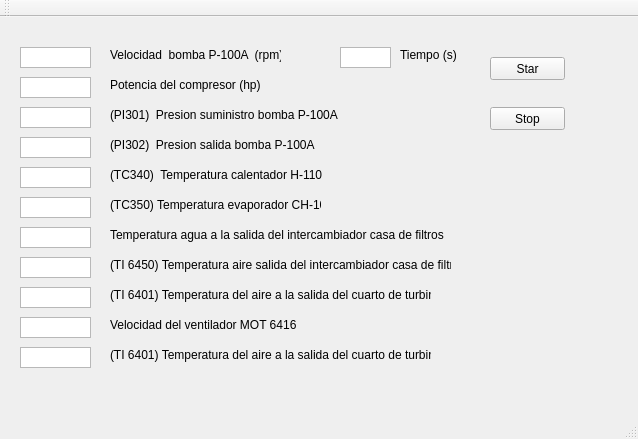
<?xml version="1.0" encoding="UTF-8"?>
<ui version="4.0">
 <class>aire_ventilacion_combustion</class>
 <widget class="QMainWindow" name="aire_ventilacion_combustion">
  <property name="geometry">
   <rect>
    <x>0</x>
    <y>0</y>
    <width>638</width>
    <height>439</height>
   </rect>
  </property>
  <property name="windowTitle">
   <string>aire_ventilacion_combustion</string>
  </property>
  <widget class="QWidget" name="centralWidget">
   <widget class="QPushButton" name="Star">
    <property name="geometry">
     <rect>
      <x>490</x>
      <y>40</y>
      <width>75</width>
      <height>23</height>
     </rect>
    </property>
    <property name="text">
     <string>Star</string>
    </property>
   </widget>
   <widget class="QPushButton" name="Stop">
    <property name="geometry">
     <rect>
      <x>490</x>
      <y>90</y>
      <width>75</width>
      <height>23</height>
     </rect>
    </property>
    <property name="text">
     <string>Stop</string>
    </property>
   </widget>
   <widget class="QTextEdit" name="txt1">
    <property name="geometry">
     <rect>
      <x>20</x>
      <y>30</y>
      <width>71</width>
      <height>21</height>
     </rect>
    </property>
    <property name="verticalScrollBarPolicy">
     <enum>Qt::ScrollBarAlwaysOff</enum>
    </property>
    <property name="horizontalScrollBarPolicy">
     <enum>Qt::ScrollBarAlwaysOff</enum>
    </property>
   </widget>
   <widget class="QTextEdit" name="txt2">
    <property name="geometry">
     <rect>
      <x>340</x>
      <y>30</y>
      <width>51</width>
      <height>21</height>
     </rect>
    </property>
    <property name="verticalScrollBarPolicy">
     <enum>Qt::ScrollBarAlwaysOff</enum>
    </property>
    <property name="horizontalScrollBarPolicy">
     <enum>Qt::ScrollBarAlwaysOff</enum>
    </property>
   </widget>
   <widget class="QTextEdit" name="txt3">
    <property name="geometry">
     <rect>
      <x>20</x>
      <y>60</y>
      <width>71</width>
      <height>21</height>
     </rect>
    </property>
    <property name="verticalScrollBarPolicy">
     <enum>Qt::ScrollBarAlwaysOff</enum>
    </property>
    <property name="horizontalScrollBarPolicy">
     <enum>Qt::ScrollBarAlwaysOff</enum>
    </property>
   </widget>
   <widget class="QLabel" name="label">
    <property name="geometry">
     <rect>
      <x>110</x>
      <y>30</y>
      <width>171</width>
      <height>16</height>
     </rect>
    </property>
    <property name="text">
     <string>Velocidad  bomba P-100A  (rpm)</string>
    </property>
   </widget>
   <widget class="QLabel" name="label_2">
    <property name="geometry">
     <rect>
      <x>400</x>
      <y>30</y>
      <width>61</width>
      <height>16</height>
     </rect>
    </property>
    <property name="text">
     <string>Tiempo (s)</string>
    </property>
   </widget>
   <widget class="QLabel" name="label_3">
    <property name="geometry">
     <rect>
      <x>110</x>
      <y>60</y>
      <width>171</width>
      <height>16</height>
     </rect>
    </property>
    <property name="text">
     <string>Potencia del compresor (hp)</string>
    </property>
   </widget>
   <widget class="QTextEdit" name="txt4">
    <property name="geometry">
     <rect>
      <x>20</x>
      <y>90</y>
      <width>71</width>
      <height>21</height>
     </rect>
    </property>
    <property name="verticalScrollBarPolicy">
     <enum>Qt::ScrollBarAlwaysOff</enum>
    </property>
    <property name="horizontalScrollBarPolicy">
     <enum>Qt::ScrollBarAlwaysOff</enum>
    </property>
   </widget>
   <widget class="QLabel" name="label_4">
    <property name="geometry">
     <rect>
      <x>110</x>
      <y>90</y>
      <width>241</width>
      <height>16</height>
     </rect>
    </property>
    <property name="text">
     <string>(PI301)  Presion suministro bomba P-100A  </string>
    </property>
   </widget>
   <widget class="QTextEdit" name="txt5">
    <property name="geometry">
     <rect>
      <x>20</x>
      <y>120</y>
      <width>71</width>
      <height>21</height>
     </rect>
    </property>
    <property name="verticalScrollBarPolicy">
     <enum>Qt::ScrollBarAlwaysOff</enum>
    </property>
    <property name="horizontalScrollBarPolicy">
     <enum>Qt::ScrollBarAlwaysOff</enum>
    </property>
   </widget>
   <widget class="QLabel" name="label_5">
    <property name="geometry">
     <rect>
      <x>110</x>
      <y>120</y>
      <width>241</width>
      <height>16</height>
     </rect>
    </property>
    <property name="text">
     <string>(PI302)  Presion salida bomba P-100A  </string>
    </property>
   </widget>
   <widget class="QLabel" name="label_6">
    <property name="geometry">
     <rect>
      <x>110</x>
      <y>150</y>
      <width>231</width>
      <height>16</height>
     </rect>
    </property>
    <property name="text">
     <string>(TC340)  Temperatura calentador H-110</string>
    </property>
   </widget>
   <widget class="QTextEdit" name="txt6">
    <property name="geometry">
     <rect>
      <x>20</x>
      <y>150</y>
      <width>71</width>
      <height>21</height>
     </rect>
    </property>
    <property name="verticalScrollBarPolicy">
     <enum>Qt::ScrollBarAlwaysOff</enum>
    </property>
    <property name="horizontalScrollBarPolicy">
     <enum>Qt::ScrollBarAlwaysOff</enum>
    </property>
   </widget>
   <widget class="QLabel" name="label_7">
    <property name="geometry">
     <rect>
      <x>110</x>
      <y>180</y>
      <width>211</width>
      <height>16</height>
     </rect>
    </property>
    <property name="text">
     <string>(TC350) Temperatura evaporador CH-100</string>
    </property>
   </widget>
   <widget class="QTextEdit" name="txt7">
    <property name="geometry">
     <rect>
      <x>20</x>
      <y>180</y>
      <width>71</width>
      <height>21</height>
     </rect>
    </property>
    <property name="verticalScrollBarPolicy">
     <enum>Qt::ScrollBarAlwaysOff</enum>
    </property>
    <property name="horizontalScrollBarPolicy">
     <enum>Qt::ScrollBarAlwaysOff</enum>
    </property>
   </widget>
   <widget class="QLabel" name="label_8">
    <property name="geometry">
     <rect>
      <x>110</x>
      <y>240</y>
      <width>341</width>
      <height>16</height>
     </rect>
    </property>
    <property name="text">
     <string>(TI 6450) Temperatura aire salida del intercambiador casa de filtros</string>
    </property>
   </widget>
   <widget class="QTextEdit" name="txt8">
    <property name="geometry">
     <rect>
      <x>20</x>
      <y>210</y>
      <width>71</width>
      <height>21</height>
     </rect>
    </property>
    <property name="verticalScrollBarPolicy">
     <enum>Qt::ScrollBarAlwaysOff</enum>
    </property>
    <property name="horizontalScrollBarPolicy">
     <enum>Qt::ScrollBarAlwaysOff</enum>
    </property>
   </widget>
   <widget class="QLabel" name="label_9">
    <property name="geometry">
     <rect>
      <x>110</x>
      <y>210</y>
      <width>351</width>
      <height>16</height>
     </rect>
    </property>
    <property name="text">
     <string>Temperatura agua a la salida del intercambiador casa de filtros</string>
    </property>
   </widget>
   <widget class="QTextEdit" name="txt9">
    <property name="geometry">
     <rect>
      <x>20</x>
      <y>240</y>
      <width>71</width>
      <height>21</height>
     </rect>
    </property>
    <property name="verticalScrollBarPolicy">
     <enum>Qt::ScrollBarAlwaysOff</enum>
    </property>
    <property name="horizontalScrollBarPolicy">
     <enum>Qt::ScrollBarAlwaysOff</enum>
    </property>
   </widget>
   <widget class="QLabel" name="label_10">
    <property name="geometry">
     <rect>
      <x>110</x>
      <y>270</y>
      <width>321</width>
      <height>16</height>
     </rect>
    </property>
    <property name="text">
     <string>(TI 6401) Temperatura del aire a la salida del cuarto de turbina</string>
    </property>
   </widget>
   <widget class="QTextEdit" name="txt10">
    <property name="geometry">
     <rect>
      <x>20</x>
      <y>270</y>
      <width>71</width>
      <height>21</height>
     </rect>
    </property>
    <property name="verticalScrollBarPolicy">
     <enum>Qt::ScrollBarAlwaysOff</enum>
    </property>
    <property name="horizontalScrollBarPolicy">
     <enum>Qt::ScrollBarAlwaysOff</enum>
    </property>
   </widget>
   <widget class="QLabel" name="label_11">
    <property name="geometry">
     <rect>
      <x>110</x>
      <y>300</y>
      <width>261</width>
      <height>16</height>
     </rect>
    </property>
    <property name="text">
     <string>Velocidad del ventilador MOT 6416</string>
    </property>
   </widget>
   <widget class="QTextEdit" name="txt11">
    <property name="geometry">
     <rect>
      <x>20</x>
      <y>300</y>
      <width>71</width>
      <height>21</height>
     </rect>
    </property>
    <property name="verticalScrollBarPolicy">
     <enum>Qt::ScrollBarAlwaysOff</enum>
    </property>
    <property name="horizontalScrollBarPolicy">
     <enum>Qt::ScrollBarAlwaysOff</enum>
    </property>
   </widget>
   <widget class="QTextEdit" name="txt12">
    <property name="geometry">
     <rect>
      <x>20</x>
      <y>330</y>
      <width>71</width>
      <height>21</height>
     </rect>
    </property>
    <property name="verticalScrollBarPolicy">
     <enum>Qt::ScrollBarAlwaysOff</enum>
    </property>
    <property name="horizontalScrollBarPolicy">
     <enum>Qt::ScrollBarAlwaysOff</enum>
    </property>
   </widget>
   <widget class="QLabel" name="label_12">
    <property name="geometry">
     <rect>
      <x>110</x>
      <y>330</y>
      <width>321</width>
      <height>16</height>
     </rect>
    </property>
    <property name="text">
     <string>(TI 6401) Temperatura del aire a la salida del cuarto de turbina</string>
    </property>
   </widget>
  </widget>
  <widget class="QMenuBar" name="menuBar">
   <property name="geometry">
    <rect>
     <x>0</x>
     <y>0</y>
     <width>638</width>
     <height>21</height>
    </rect>
   </property>
  </widget>
  <widget class="QToolBar" name="mainToolBar">
   <attribute name="toolBarArea">
    <enum>TopToolBarArea</enum>
   </attribute>
   <attribute name="toolBarBreak">
    <bool>false</bool>
   </attribute>
  </widget>
  <widget class="QStatusBar" name="statusBar"/>
 </widget>
 <layoutdefault spacing="6" margin="11"/>
 <resources/>
 <connections/>
</ui>
